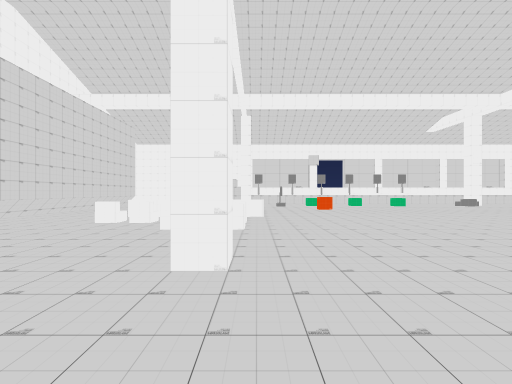
View 1 (above)

24 first-person views from a walk through a scene from a Unity 3-D project. The camera is 1.4 m above the floor, looks level and sees 90° across. The floor is counted in squares, 2 m on a side. Each view is taken from the middle of a square. On the plan, view 1 faces up. The plan holds only what a view shows up to about 9 squares ahead; the rest is blank. The player character is not drawn.

View 2
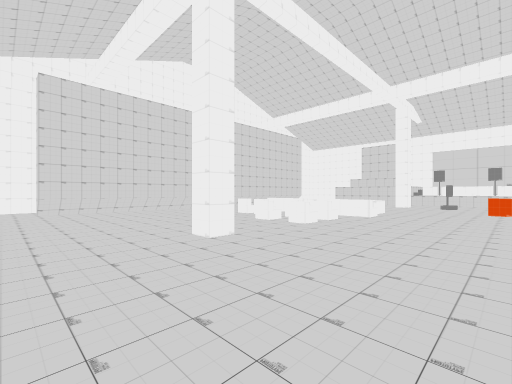

View 3
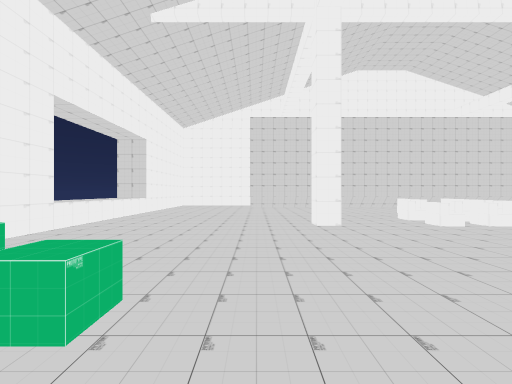

View 4
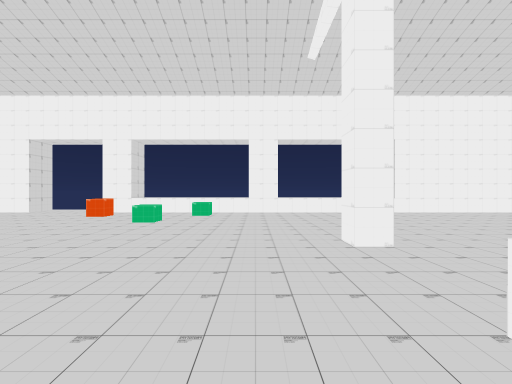

View 5
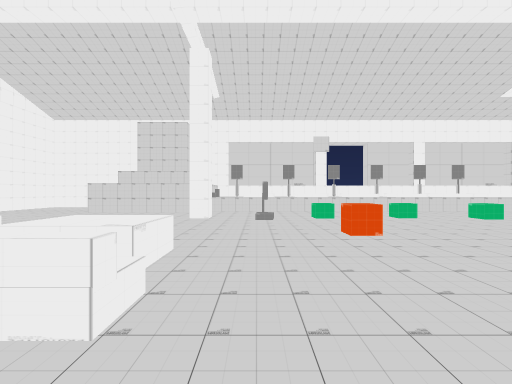

View 6
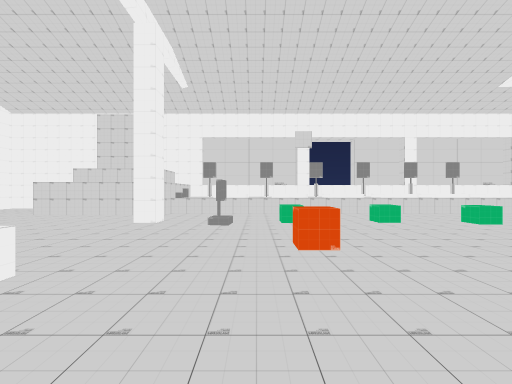

View 7
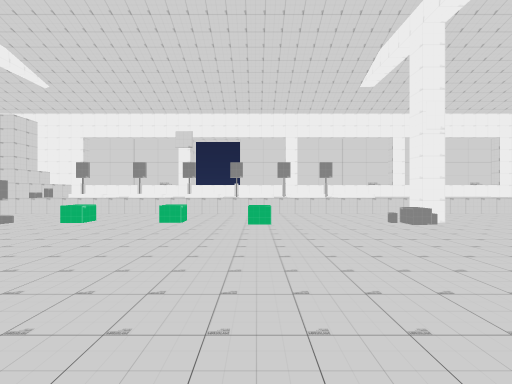

View 8
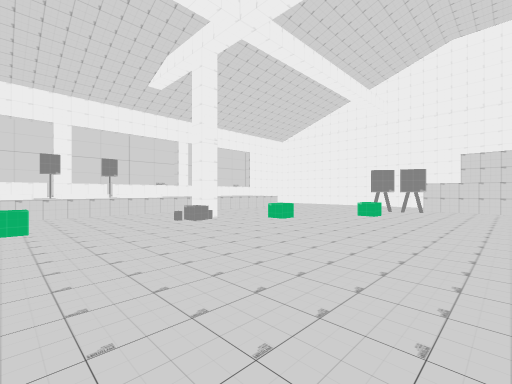

View 9
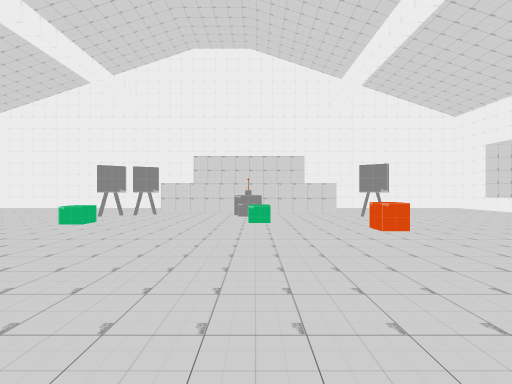

View 10
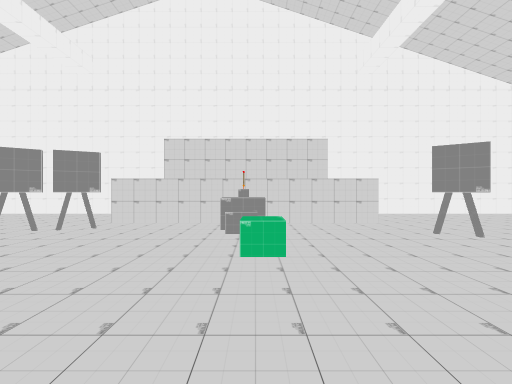

View 11
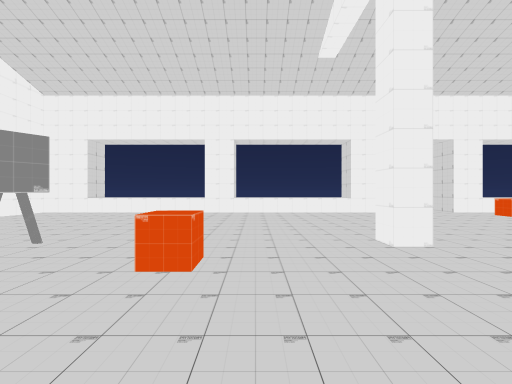

View 12
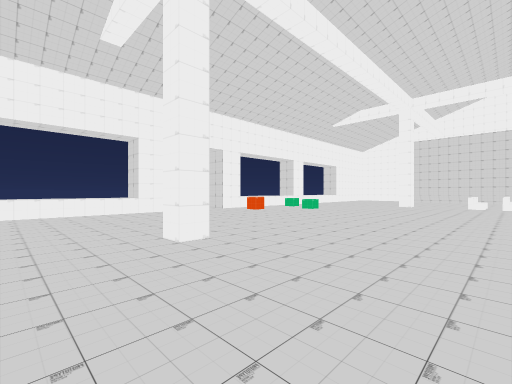

View 13
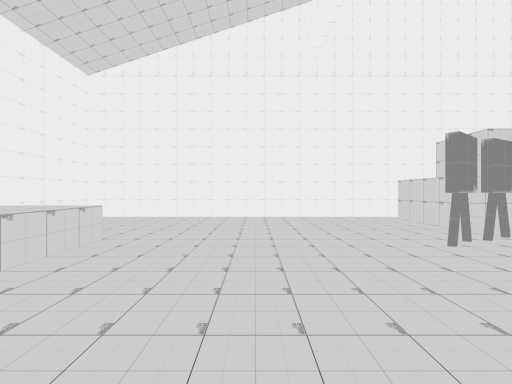

View 14
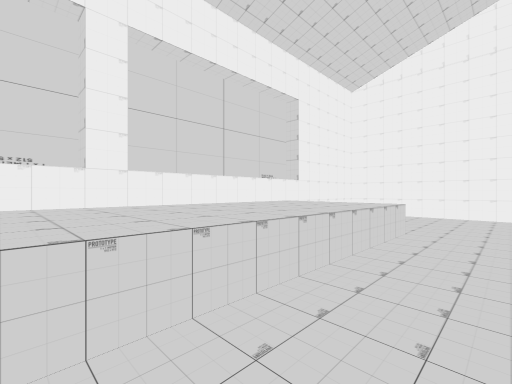

View 15
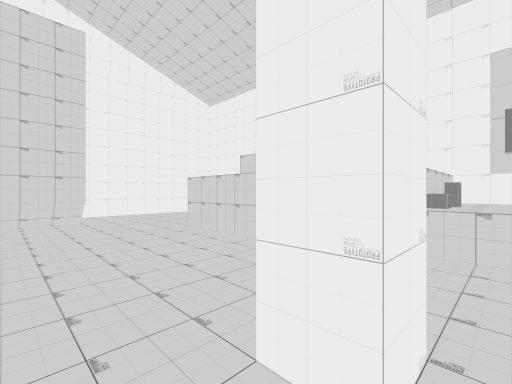

View 16
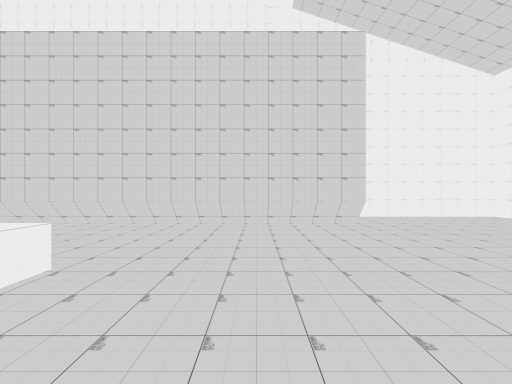

View 17
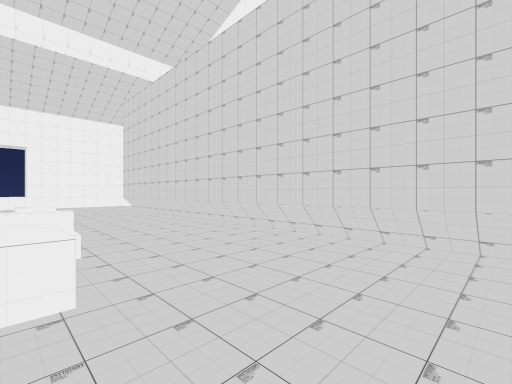

View 18
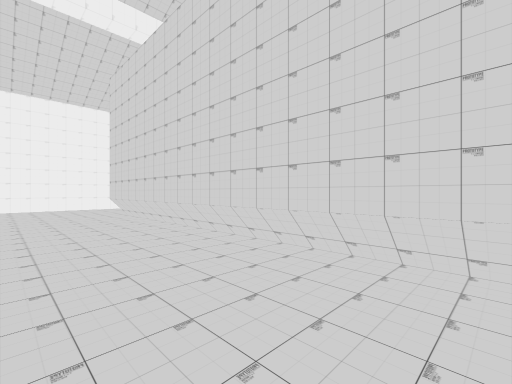

View 19
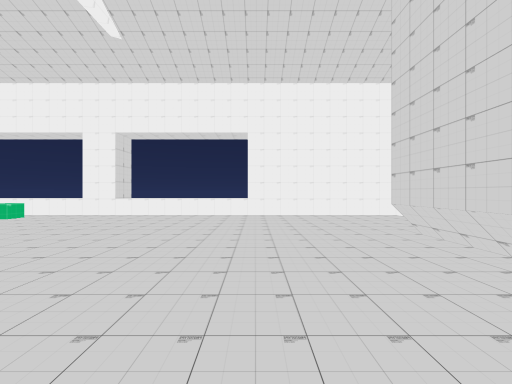

View 20
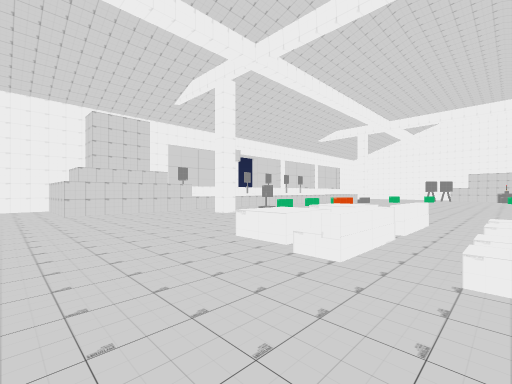

View 21
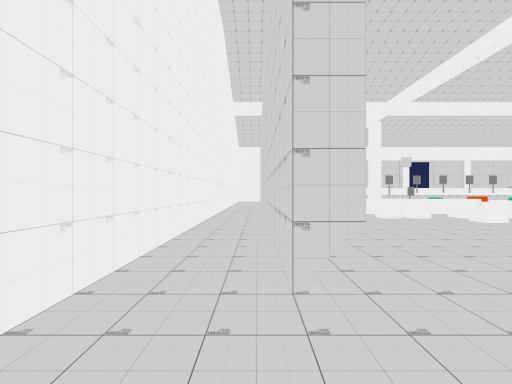

View 22
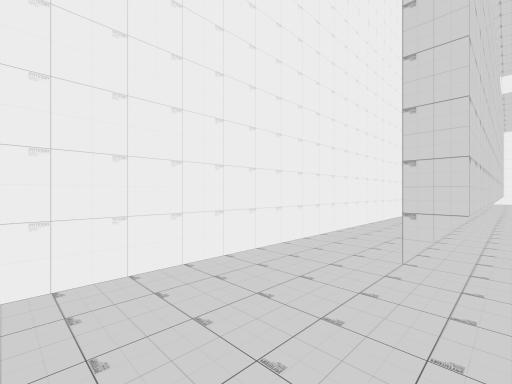

View 23
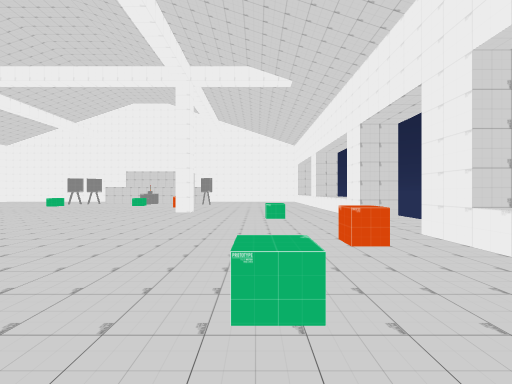

View 24
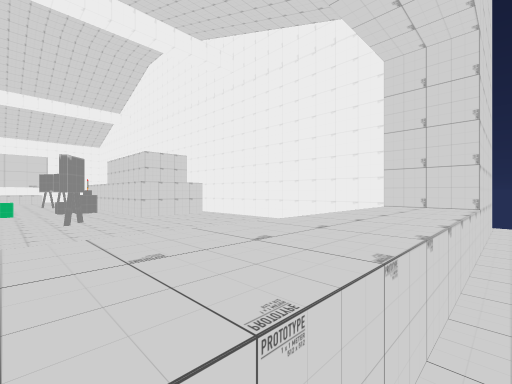

### Floor plan
Key: @ floor where view 1 was taken; # wall or solid block; . floor; ^ raised ledge; O other object.
Columns run from 9 left of view 1 to 22 right of it. Each row starts with its distance up from view 1.
 18 ######  ##      ###  ##########
 17 #....#  #^       ^ ^ ^^^^^....#
 16 #....#  #^^^^^^^^^^^^^^^^^....#
 15 #....####.....................#
 14 #.............................#
 13   #.....#.O.O.O.O..O#.........#
 12   #..................O........#
 11   #...........................#
 10   #.........O...........OO....#
  9   #...OOOO................O##.#
  8 #.#...OOOO.................#
  7 #.#..O..O..................#
  6 #.#..OOOO...............O.O#
  5 #.#....OO..................#
  4 #.#....................O...## #
  3 #.#.................#....O....#
  2 #.#.....#.....................#
  1 #.#...........................#
  0 #........@...^................#
 -1 #....................... .....#
 -2 #...........^...........  ....#
 -3 ######^^^^#^^^^#..#^^^^#^^^^####
 -4                  ..     .......#

Where each view was taken, in squares from view 1:
view 1: 0 up, 0 right, facing up
view 2: 0 up, 3 right, facing up-left
view 3: 1 up, 5 right, facing left
view 4: 6 up, 1 right, facing down
view 5: 6 up, 1 right, facing up
view 6: 7 up, 2 right, facing up
view 7: 7 up, 7 right, facing up
view 8: 7 up, 7 right, facing up-right
view 9: 6 up, 9 right, facing right
view 10: 6 up, 12 right, facing right
view 11: 6 up, 13 right, facing down
view 12: 6 up, 13 right, facing down-left
view 13: 13 up, 13 right, facing right
view 14: 14 up, 12 right, facing up-right
view 15: 12 up, 0 right, facing up-left
view 16: 11 up, 1 left, facing left
view 17: 11 up, 3 left, facing down-left
view 18: 9 up, 4 left, facing down-left
view 19: 5 up, 4 left, facing down
view 20: 6 up, 6 left, facing up-right
view 21: 1 down, 7 left, facing up
view 22: 2 down, 6 left, facing up-left
view 23: 0 up, 2 right, facing right
view 24: 4 down, 15 right, facing up-right
